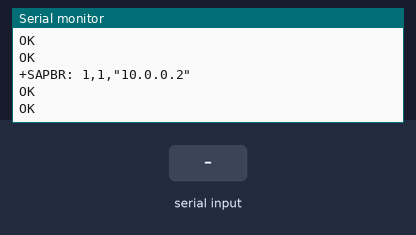
The sketch below on a simulated Arduino Uno, built with avr-gcc and run on an emulated ATmega328P. Parts: the last lines printed to the serial monitor. The test bench sets the inputs (shaded band). The modem accepts every AT command (registered, SIM ready, sends succeed) and sends nothing else.

Above: at 7.7 s.
7.8 s: "1" received over the second serial link
At 9.3 s:
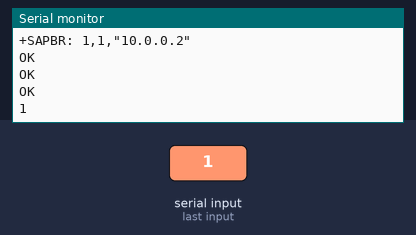
10.0 s: "0" received over the second serial link
At 11.5 s:
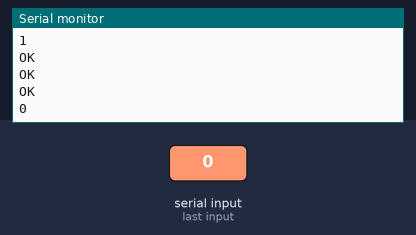

The sketch:

main_gsm.ino
```cpp
 #include<SoftwareSerial.h>

SoftwareSerial client(9,10);

void setup()
{
  Serial.begin(115200);
  client.begin(115200);
  delay(500);

  if(client.available())
  {
    Serial.print("Connected");
  }
  else
  {
    Serial.print("NotConnected");
  }

  //initSIM();
  connectGPRS();
}

void loop()
{
  client.println("AT+HTTPINIT");
  delay(1000);
  ShowSerialData();

  client.println("AT+HTTPPARA=\"CID\",1");
  delay(1000);
  ShowSerialData();

  client.println("AT+HTTPPARA=\"URL\",\"http://xw8zf.localto.net/polls/\"");//Public server IP address
  client.println("AT+HTTPPARA=\"URL\",\"http://xw8zf.localto.net/polls/\"");//Public server address
  delay(1000);
  ShowSerialData();

  client.println("AT+HTTPPARA=\"CONTENT\",\"application/json\"");
  delay(1000);
  ShowSerialData();

  String reading= "1";

  client.println("AT+HTTPDATA=" + String(reading.length()) + ",100000");
  delay(5000);
  ShowSerialData();

  client.println(reading);
  delay(5000);
  ShowSerialData();

  client.println("AT+HTTPACTION=1");
  delay(5000);
  ShowSerialData();

  client.println("AT+HTTPTERM");
  delay(1000);
  ShowSerialData();

}


void connectGPRS()
{
  client.println("AT+SAPBR=3,1,\"Contype\",\"GPRS\"");
  delay(1000);
  ShowSerialData();

  client.println("AT+SAPBR=3,1,\"APN\",\"airtelgprs.com\"");//APN
  delay(1000);
  ShowSerialData();

  client.println("AT+SAPBR=3,1,\"USER\",\"\"");//APN
  delay(1000);
  ShowSerialData();

  client.println("AT+SAPBR=3,1,\"PWD\",\"\"");//APN
  delay(1000);
  ShowSerialData();

  client.println("AT+SAPBR=1,1");
  delay(1000);
  ShowSerialData();

  client.println("AT+SAPBR=2,1");
  delay(1000);
  ShowSerialData();

}

void ShowSerialData()
{
  while(client.available()!=0)
  {
  Serial.write(client.read());
  }
}
```

Measured:
- after the input at 7.8 s, the serial monitor: prints a new line after 0.72 s (image 1)
- after the input at 10.0 s, the serial monitor: prints a new line after 0.53 s (image 2)
